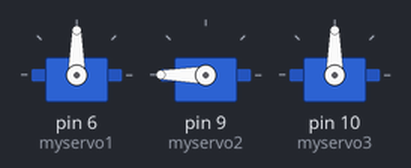
The sketch below on a simulated Arduino Uno, built with avr-gcc and run on an emulated ATmega328P. Shown: 3 × servo.

Above: at 0.1 s.
At 5.1 s:
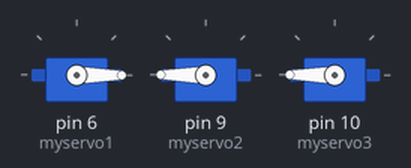
At 10.1 s:
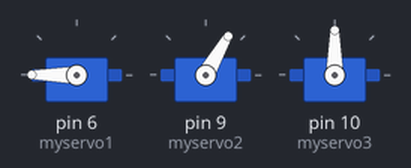
At 19.1 s:
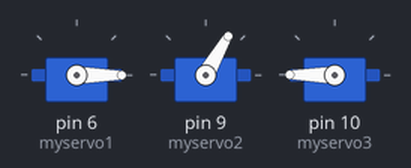
At 30.1 s:
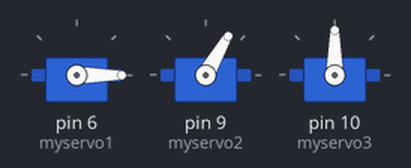
At 39.1 s:
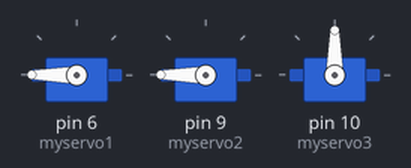
Timing chart, 0 to 40.0 s (numbered marks = the images above):
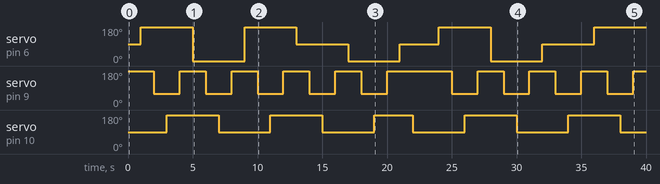

Measured:
- by itself, servo on pin 6 (myservo1): 90° → 180° at 1.0 s, → 0° 4.0 s later, → 180° 4.0 s later, → 90° 4.0 s later, … (10 changes in this stretch)
- by itself, servo on pin 9 (myservo2): goes 4 × (60° 2.0 s, 180° 2.0 s), 60° 2.0 s, 180° 5.0 s, 3 × (60° 2.0 s, 180° 2.0 s), 60° 2.0 s, then 180°
- by itself, servo on pin 10 (myservo3): 90° → 180° at 3.0 s, → 90° 4.0 s later, → 180° 4.0 s later, → 90° 4.0 s later, … (10 changes in this stretch)

The sketch:

FJCJFKOIKH5E0E8__1_.ino
```cpp
#include  <Servo.h>

Servo myservo1;
Servo myservo2;
Servo myservo3;

void setup()
{
  myservo1.attach(6);
  myservo1.write(90); // taban

  myservo2.attach(9);
  myservo2.write(60); // kol

  myservo3.attach(10);
  myservo3.write(90); //ağız

}
void loop() {
  // A-C
  myservo2.write(180); //kol yukarı
  delay(1000);
  myservo1.write(180); // Yön A
  delay(1000);
  myservo2.write(60); //kol aşşağı
  delay(1000);
  myservo3.write(180); //ağız kapalı
  delay(1000);
  myservo2.write(180); //kol yukarı
  delay(1000);
  myservo1.write(0); // Yön C
  delay(1000);
  myservo2.write(60); //kol aşşağı
  delay(1000);
  myservo3.write(90); //Ağız açık
  delay(1000);
  // A-B
  myservo2.write(180); //kol yukarı
  delay(1000);
  myservo1.write(180); // Yön A
  delay(1000);
  myservo2.write(60); //kol aşşağı
  delay(1000);
  myservo3.write(180); //ağız kapalı
  delay(1000);
  myservo2.write(180); //kol yukarı
  delay(1000);
  myservo1.write(90); // Yön B
  delay(1000);
  myservo2.write(60); //kol aşşağı
  delay(1000);
  myservo3.write(90); //Ağız açık
  delay(1000);
  // C-B
  myservo2.write(180); //kol yukarı
  delay(1000);
  myservo1.write(0); // Yön C
  delay(1000);
  myservo2.write(60); //kol aşşağı
  delay(1000);
  myservo3.write(180); //ağız kapalı
  delay(1000);
  myservo2.write(180); //kol yukarı
  delay(1000);
  myservo1.write(90); // Yön B
  delay(1000);
  myservo3.write(90); //Ağız açık
  delay(1000);
  // A-C
  myservo2.write(180); //kol yukarı
  delay(1000);
  myservo1.write(180); // Yön A
  delay(1000);
  myservo2.write(60); //kol aşşağı
  delay(1000);
  myservo3.write(180); //ağız kapalı
  delay(1000);
  myservo2.write(180); //kol yukarı
  delay(1000);
  myservo1.write(0); // Yön C
  delay(1000);
  myservo2.write(60); //kol aşşağı
  delay(1000);
  myservo3.write(90); //Ağız açık
  delay(1000);
  // B-A
  myservo2.write(180); //kol yukarı
  delay(1000);
  myservo1.write(90); // Yön B
  delay(1000);
  myservo2.write(60); //kol aşşağı
  delay(1000);
  myservo3.write(180); //ağız kapalı
  delay(1000);
  myservo2.write(180); //kol yukarı
  delay(1000);
  myservo1.write(180); // Yön A
  delay(1000);
  myservo2.write(60); //kol aşşağı
  delay(1000);
  myservo3.write(90); //Ağız açık
  delay(1000);
  // B-C
  myservo2.write(180); //kol yukarı
  delay(1000);
  myservo1.write(90); // Yön B
  delay(1000);
  myservo2.write(60); //kol aşşağı
  delay(1000);
  myservo3.write(180); //ağız kapalı
  delay(1000);
  myservo2.write(180); //kol yukarı
  delay(1000);
  myservo1.write(0); // Yön C
  delay(1000);
  myservo2.write(60); //kol aşşağı
  delay(1000);
  myservo3.write(90); //Ağız açık
  delay(1000);
  // A-C
  myservo2.write(180); //kol yukarı
  delay(1000);
  myservo1.write(180); // Yön A
  delay(1000);
  myservo2.write(60); //kol aşşağı
  delay(1000);
  myservo3.write(180); //ağız kapalı
  delay(1000);
  myservo2.write(180); //kol yukarı
  delay(1000);
  myservo1.write(0); // Yön C
  delay(1000);
  myservo2.write(60); //kol aşşağı
  delay(1000);
  myservo3.write(90); //Ağız açık
  delay(20000);


}
```
